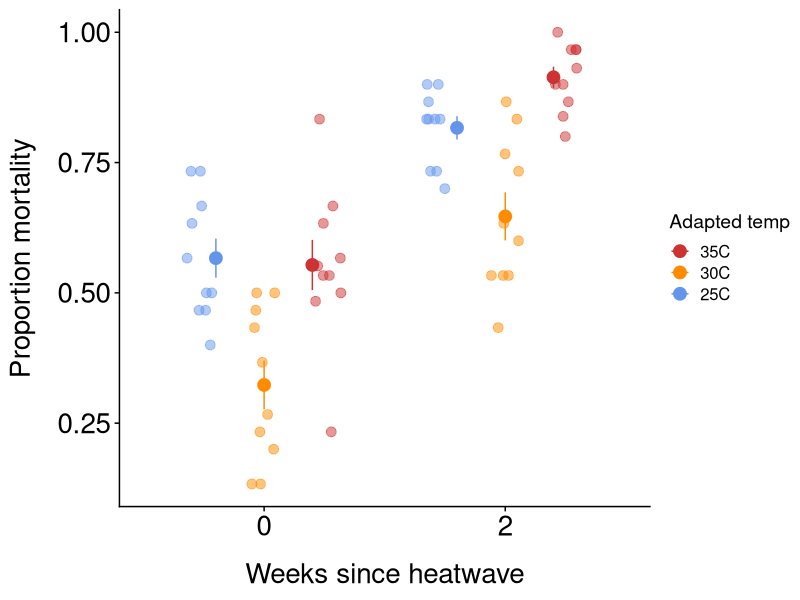
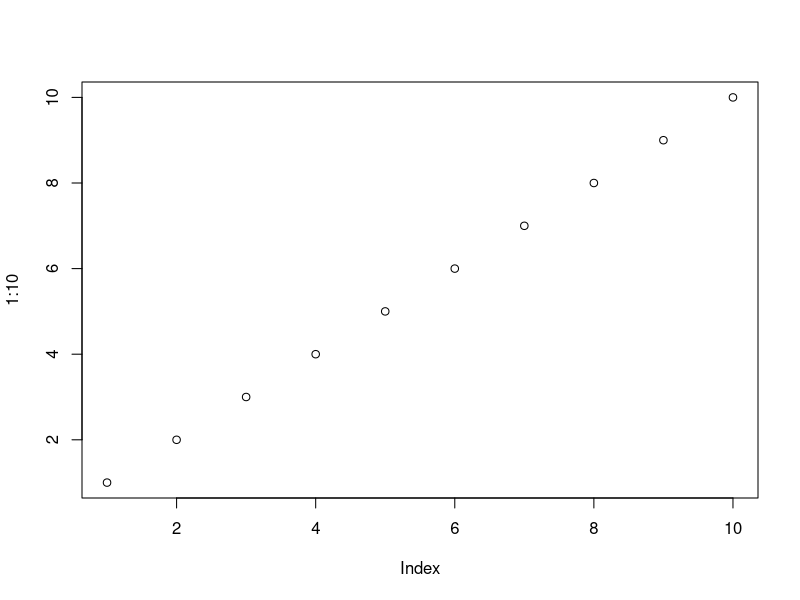
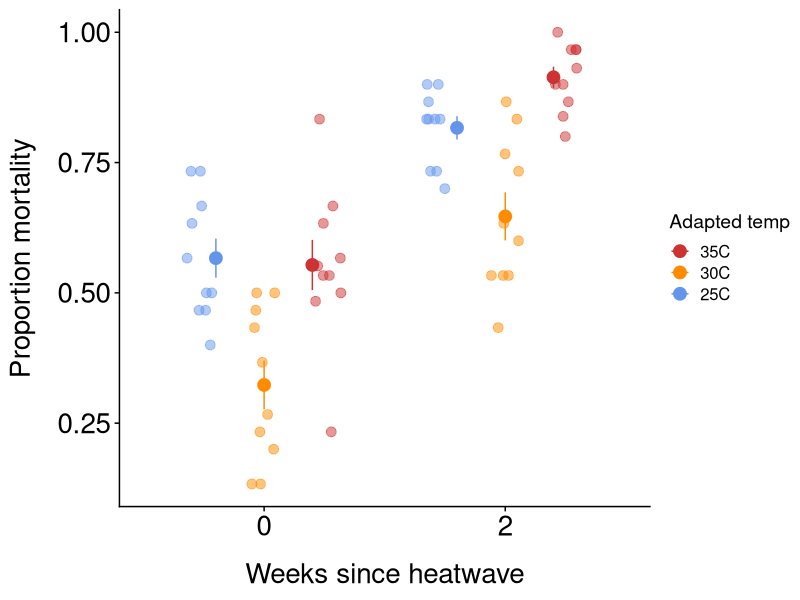
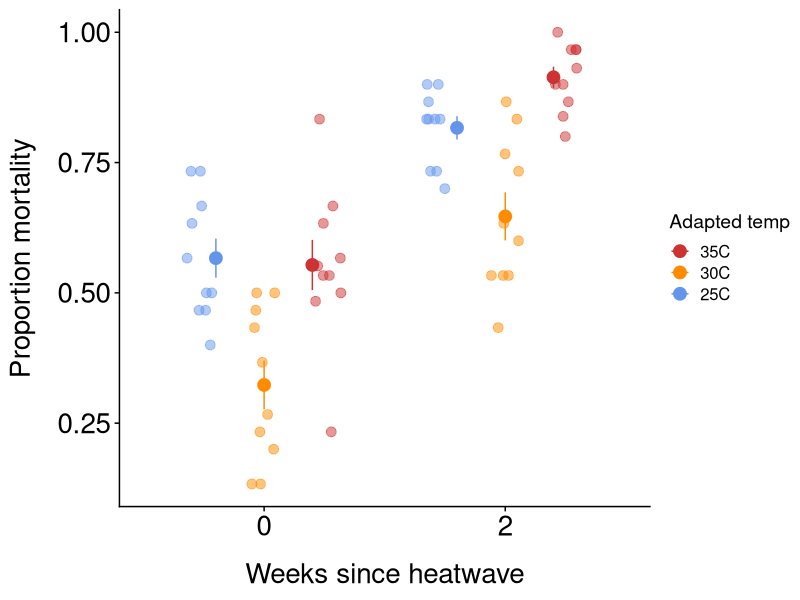

R code for these plots, in order:
#TESS SAYS: remove this and use the code below to get the data in
#set your working directory - this will be different on your computer
#setwd("/Users/taresa/Documents/R stuff/TaresaHeatwave/Data")

#load the packages that I need for this code
library(ggplot2)
library(tidyverse)
library(cowplot)
library(ggpubr)
library(ggbeeswarm)

#Tess's ggplot theme
theme_tess <- function () { 
  theme_cowplot()+ #cowplot is an existing nice looking plot type thing
    theme(axis.title.y = element_text(margin = margin(t = 0, r = 15, b = 0, l = 0)))+
    theme(axis.title.x = element_text(margin = margin(t = 15, r = 0, b = 0, l = 0)))+
    theme(axis.text.x=element_text(size=20))+
    theme(axis.text.y=element_text(size=20))+
    theme(axis.title.x=element_text(size=20))+
    theme(axis.title.y=element_text(size=20))+
    theme(plot.title = element_text(hjust = 0.5,size=20))+
    theme(axis.title.y=element_text(size=20))
}

#get data in
#TESS SAYS: I changed this so that it should now open on both our computers
data <-read.csv("./data/mortalitywk2.csv",stringsAsFactors = FALSE,
                strip.white = TRUE, na.strings = c("NA","") )

data$prop_mortality<-data$mortality/data$starting_population

data$adapted_temp<-as.factor(data$adapted_temp) #make adapted temp into a factor so we can color code by it in the plot

data2<-data %>% #create a new dataframe
  group_by(adapted_temp,population_id) %>% #specify that the groups are 
  mutate(cumulativemortality = cumsum(mortality))%>%
  mutate(cumpropmortality = cumulativemortality/starting_population)#add a new column that is now the cumulative mortality

is.factor(data$weeks_since_heatwave)

str(data2) #to look at your data

##MAIN PLOT

#calculate means and standard errors
summary_data<-data2%>%
  group_by(adapted_temp,weeks_since_heatwave) %>%
  summarise(mean = mean(cumpropmortality),
            n=n(),
            sd = sd(cumpropmortality),
            se = sd / sqrt(n))

# Convert weeks_since_heatwave to a factor with levels 0 and 2 only
summary_data$weeks_since_heatwave <- factor(summary_data$weeks_since_heatwave, levels = c(0, 2))
data2$weeks_since_heatwave <- factor(data2$weeks_since_heatwave, levels = c(0, 2))

#fix the x axis please
#try jittering the points slightly

p<-ggplot(summary_data, aes(x = weeks_since_heatwave, y = mean, color=adapted_temp)) +
  geom_point(size = 4,position = position_dodge(width = 0.6)) + #mean points
  geom_jitter(data = data2,
              aes(x = weeks_since_heatwave, y = cumpropmortality, color = adapted_temp),
              position = position_jitterdodge(jitter.width = 0.3, dodge.width = 0.8), 
              size = 3, alpha = 0.5) +
  #geom_beeswarm(data = data2, aes(x = weeks_since_heatwave, y = cumpropmortality, color = adapted_temp),
   #             dodge.width = 0.6, size = 3, alpha = 0.5, cex = 2.7) +
  scale_color_manual(values = c("cornflowerblue", "darkorange", "brown3"), #values tells it what actual colors to put  on
                     name = "Adapted temp", #name in the legend
                     labels=c("25C", "30C", "35C"), #labels in the legend
                     breaks = c("25","30","35"), #the labels as they are written in the dataframe
                     guide = guide_legend(reverse=TRUE))+
  geom_errorbar(aes(ymin = mean - se, ymax = mean + se), 
                position = position_dodge(width = 0.6),
                width = 0) +
  xlab("Weeks since heatwave") +
  ylab("Proportion mortality")+
  scale_x_discrete(breaks = c("0", "2"), labels = c("0", "2")) + #(limits = c(-1, 3), #minimum and maximum 
                  #breaks = c(0,2),#this you'll have to add more when there are more counts
                   #labels = c("0","2"))+ #this you'll have to add more when there are more counts
  theme_tess()

windows();p #for Tess to open plot

quartz()         # Opens a new plotting window
plot(1:10)       # Your plot appears in that window
print(p) #this opens the plot in a new window

ggsave(file="Figures/Taresapropmortalityfigure.pdf", p, width = 22, 
       height = 22, units = "cm") #close the file before you save
